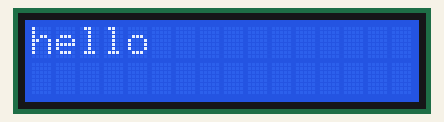
This sketch was run on a simulated Arduino Uno, built with avr-gcc and run on an emulated ATmega328P. Parts: 16×2 character LCD.

Above: at 0.1 s.
At 1.32 s:
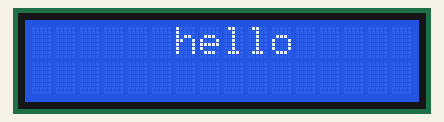
At 1.92 s:
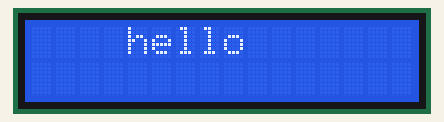
At 2.52 s:
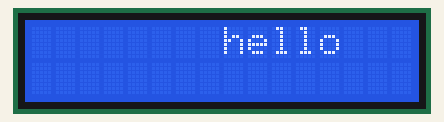

Measured:
- by itself, everything shown: repeats every 1.1 s, in 22 steps

The sketch:

project4.ino
```cpp
int button=A0;
// include the library code:
#include <LiquidCrystal.h>


// initialize the library by associating any needed LCD interface pin
// with the arduino pin number it is connected to
const int rs = 12, en = 11, d4 = 10, d5 = 9, d6 = 8, d7 = 7;
LiquidCrystal lcd(rs, en, d4, d5, d6, d7);


void setup() {
// set up the LCD's number of columns and rows:
lcd.begin(16, 2);


lcd.print("hello");
delay(1000);
}


void loop() {


for (int positionCounter = 0; positionCounter < 11; positionCounter++) {
// scroll one position left:
lcd.scrollDisplayRight();
// wait a bit:
delay(50);
}
lcd.setCursor(0,0);
for (int positionCounter = 0; positionCounter < 11; positionCounter++) {
// scroll one position left:
lcd.scrollDisplayLeft();
// wait a bit:
delay(50);
}
lcd.setCursor(0,0);


}
```
